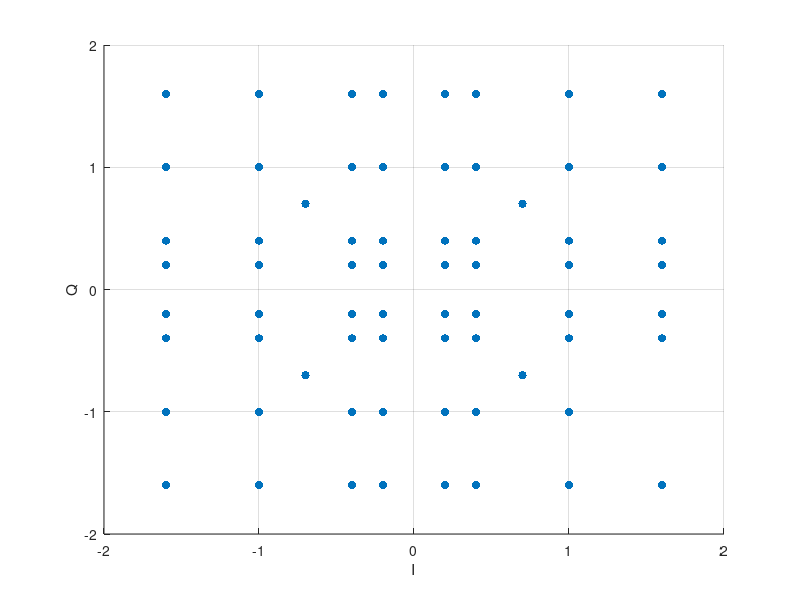

The MATLAB script that drew this image:
Point = [
-0.7	-0.7
-0.7	0.7
-0.7	-0.7
0.7	-0.7
-0.7	-0.7
0.7	-0.7
0.7	-0.7
0.7	-0.7
0.7	0.7
-0.7	0.7
0.7	-0.7
-0.7	0.7
0.7	0.7
0.7	-0.7
-0.7	-0.7
-0.7	0.7
0.7	0.7
0.7	0.7
0.7	0.7
0.7	-0.7
0.7	0.7
-0.7	0.7
-0.7	-0.7
0.7	-0.7
0.7	0.7
-0.7	-0.7
0.7	-0.7
0.7	0.7
0.7	-0.7
-0.7	0.7
0.7	0.7
-0.7	-0.7
0.7	0.7
0.7	-0.7
0.7	0.7
0.7	0.7
0.7	0.7
-0.7	0.7
-0.7	0.7
-0.7	-0.7
0.7	-0.7
-0.7	0.7
-0.7	0.7
-0.7	-0.7
-0.7	-0.7
-0.7	0.7
-0.7	0.7
-0.7	-0.7
0.7	0.7
-0.7	-0.7
-0.7	-0.7
0.7	0.7
0.7	-0.7
0.7	0.7
-0.7	0.7
-0.7	0.7
-0.7	0.7
-0.7	0.7
0.7	0.7
-0.7	0.7
-0.7	0.7
-0.7	-0.7
0.7	-0.7
0.7	0.7
0.7	0.7
-0.7	-0.7
0.7	-0.7
-0.7	0.7
-0.7	-0.7
-0.7	-0.7
-0.7	0.7
-0.7	-0.7
0.7	0.7
-0.7	-0.7
0.7	0.7
-0.7	-0.7
-0.7	-0.7
0.7	-0.7
-0.7	0.7
0.7	0.7
-0.7	-0.7
0.7	-0.7
-0.7	-0.7
-0.7	-0.7
-0.7	0.7
-0.7	-0.7
0.7	-0.7
0.7	-0.7
-0.7	-0.7
0.7	0.7
0.7	-0.7
-0.7	0.7
-0.7	0.7
-0.7	-0.7
0.7	0.7
-0.7	0.7
-0.7	-0.7
-0.7	0.7
0.7	0.7
-0.7	-0.7
-0.7	0.7
-0.7	-0.7
-0.7	0.7
-0.7	0.7
0.7	0.7
-0.7	0.7
-0.7	0.7
0.7	0.7
0.7	0.7
-0.7	-0.7
0.7	-0.7
0.7	-0.7
0.7	0.7
0.7	0.7
-0.7	-0.7
-0.7	0.7
0.7	-0.7
0.7	-0.7
0.7	-0.7
-0.7	0.7
-0.7	-0.7
0.7	-0.7
0.7	0.7
-0.7	-0.7
0.7	-0.7
0.7	0.7
-0.7	0.7
-0.7	0.7
-0.7	0.7
-0.7	-0.7
-0.7	0.7
0.7	0.7
0.7	-0.7
-0.7	0.7
0.7	-0.7
-0.7	0.7
-0.7	0.7
0.7	0.7
0.7	0.7
0.7	-0.7
0.7	-0.7
0.7	-0.7
-0.7	0.7
0.7	0.7
-0.7	-0.7
0.7	-0.7
-0.7	0.7
-0.7	-0.7
0.7	0.7
0.7	-0.7
0.7	-0.7
0.7	-0.7
-0.7	-0.7
0.7	0.7
0.7	-0.7
-0.7	-0.7
-0.7	0.7
0.7	-0.7
-0.7	-0.7
0.7	-0.7
-0.7	0.7
0.7	-0.7
-0.7	0.7
0.7	-0.7
-0.7	0.7
0.7	-0.7
0.7	-0.7
-0.7	0.7
0.7	0.7
0.7	0.7
0.7	0.7
0.7	0.7
-0.7	-0.7
-0.7	-0.7
-0.7	0.7
-0.7	-0.7
-0.7	0.7
0.7	-0.7
0.7	-0.7
-0.7	-0.7
-0.7	-0.7
-0.7	0.7
-0.7	0.7
0.7	-0.7
0.7	-0.7
0.7	0.7
-0.7	0.7
0.7	-0.7
-0.7	-0.7
-0.7	-0.7
0.7	-0.7
0.7	0.7
-0.7	-0.7
0.7	-0.7
0.7	-0.7
0.2	1
-1.6	1
-1.6	-1.6
-0.2	-1.6
0.2	1.6
0.4	0.4
0.4	1
-0.2	0.4
-1	-1
-0.2	0.4
0.2	0.2
1.6	0.2
-0.4	-1.6
0.2	-0.4
1	0.2
-1.6	1.6
-1.6	0.4
0.2	-0.4
1	0.2
-1	1
0.4	-1.6
-1	-0.4
-1.6	-0.4
-1	0.4
0.2	0.2
0.2	1.6
0.4	-1
-1.6	1
-1	1.6
-1	-0.4
0.4	0.4
-0.4	1.6
-0.2	-1.6
-0.2	-1.6
1.6	-1.6
-1.6	0.2
-0.2	-0.2
0.4	1.6
1	-0.2
0.4	0.4
1	0.4
1	1.6
1.6	1.6
-1	-1.6
0.2	0.2
0.2	-0.2
-1	0.2
-0.4	0.2
1	-1
-1.6	-1
0.2	1.6
0.4	1
0.4	0.2
0.2	0.4
-0.4	-0.2
0.4	-1
-1	-0.4
-0.4	1
1	1
-0.4	-0.4
0.4	-0.2
-0.4	1
1.6	-0.2
-0.2	-1.6
-0.4	-0.2
0.4	0.2
0.2	0.4
-0.4	0.2
-0.4	-1.6
-1.6	-0.2
-0.2	-1
1.6	-0.2
1	-1.6
0.4	-0.4
1.6	-0.2
1	-1
-0.2	-1
0.4	-1.6
-1.6	-0.2
-1.6	1
1	-0.4
0.4	-1
1.6	-0.4
1	0.4
-1.6	-0.4
1.6	-0.4
-1	0.2
-0.2	-1.6
-1.6	0.2
1.6	0.4
-1	-1.6
-0.2	0.2
-1.6	0.4
-1.6	0.4
-0.4	0.2
-1	1
1	-1.6
1	-1
-1.6	0.2
-1.6	-0.4
1.6	0.4
-0.4	0.2
-0.2	-1
1	1.6
-1	1.6
1	-0.2
1	-1
-1.6	-0.4
0.2	-1.6
-0.4	-0.2
-0.2	1.6
-0.2	-1
-1.6	-0.2
-0.2	-0.2
-1	1.6
0.4	-0.2
-0.2	-0.2
0.2	-0.4
-0.4	-1
-1	0.2
-1.6	-1.6
1	1
1.6	0.4
-0.2	-1.6
-1	-1
-1.6	1
0.2	-0.4
-1.6	1
-1.6	0.4
0.2	1.6
-1.6	-1
-1.6	-1
-1	-0.4
-1	1
-1.6	-0.2
0.2	1.6
1.6	-0.4
0.2	0.2
-1	-0.4
-0.2	-0.4
-0.2	-0.4
-1	0.2
0.2	0.2
1	-0.4
-1	0.4
-1	-0.2
0.2	1
1	0.2
0.4	-0.4
0.2	-0.4
1.6	0.2
-0.4	0.4
-0.2	-0.2
-1.6	-0.2
-1	-0.4
-0.4	-0.2
-1	1
-1.6	-1
1.6	1
0.2	0.4
1.6	0.2
-1.6	-0.2
-0.4	-0.4
-0.2	0.2
1	0.2
-0.2	-0.2
1	1
0.4	0.2
1	-1
0.2	1
0.4	0.2
0.4	-1
1.6	1
0.2	-0.4
-0.2	-1
0.4	1
0.4	0.4
-1.6	-1
-1	-0.4
-1.6	0.2
0.2	-1
-1	-1
0.2	0.4
1	1.6
1	0.2
1.6	-1.6
-1.6	1.6
1.6	1
-1	1
-0.2	1
1	1
1	0.4
1.6	1.6
1.6	1.6
1.6	1.6
]
c1 = Point(:,1), c2 = Point(:,2)
figure
scatter(c1, c2, 'filled')
xlabel('I')
ylabel('Q')
grid on;
